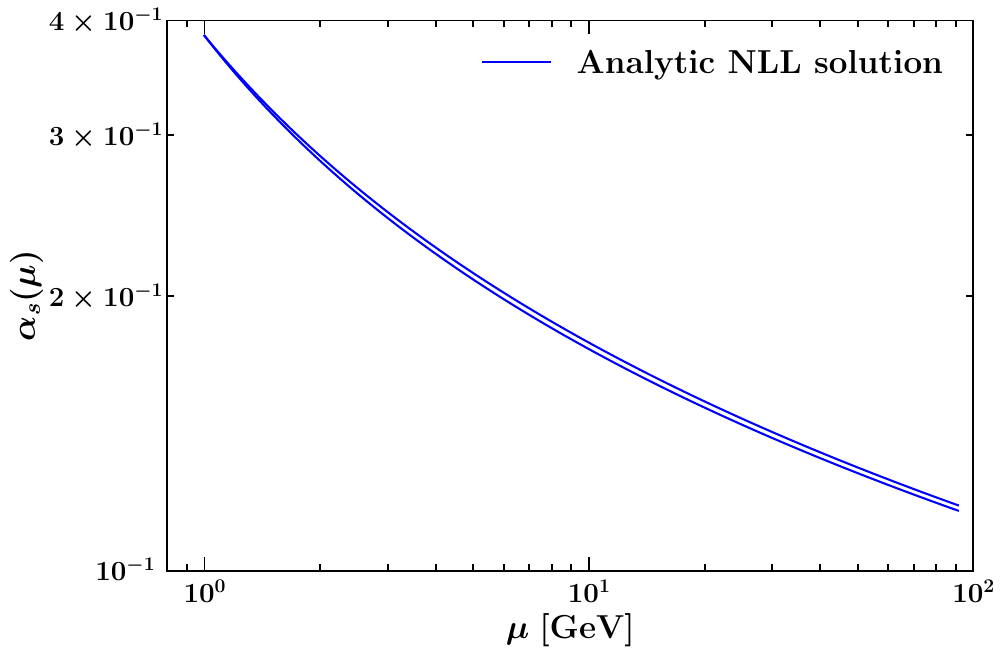

This figure's Python source:
import numpy as np
import matplotlib.pyplot as plt
import MatplotlibSettings

# Loada data
data = np.loadtxt("Alphas.dat")

# Both
plt.xlabel(r"$\mu$ \textbf{[GeV]}")
plt.ylabel(r"$\alpha_s(\mu)$")
#plt.text(2.5, 1.5, r"\textbf{NLL}")
plt.xlim(0.8, 100)
plt.ylim(0.1, 0.4)
plt.xscale("log")
plt.yscale("log")
plt.plot(data[:, 0], data[:, 1], c = "blue", linestyle = "-", label = r"\textbf{Analytic NLL solution}", lw = 1.5)
plt.plot(data[:, 0], data[:, 2], c = "blue", linestyle = "-", lw = 1.5)
#plt.plot(data[:, 0], data[:, 3], c = "red", linestyle = "-", label = r"\textbf{Numeric}")
#plt.plot(data[:, 0], data[:, 4], c = "red", linestyle = "-")
plt.legend()
plt.savefig("Alphas.pdf")
plt.close()
